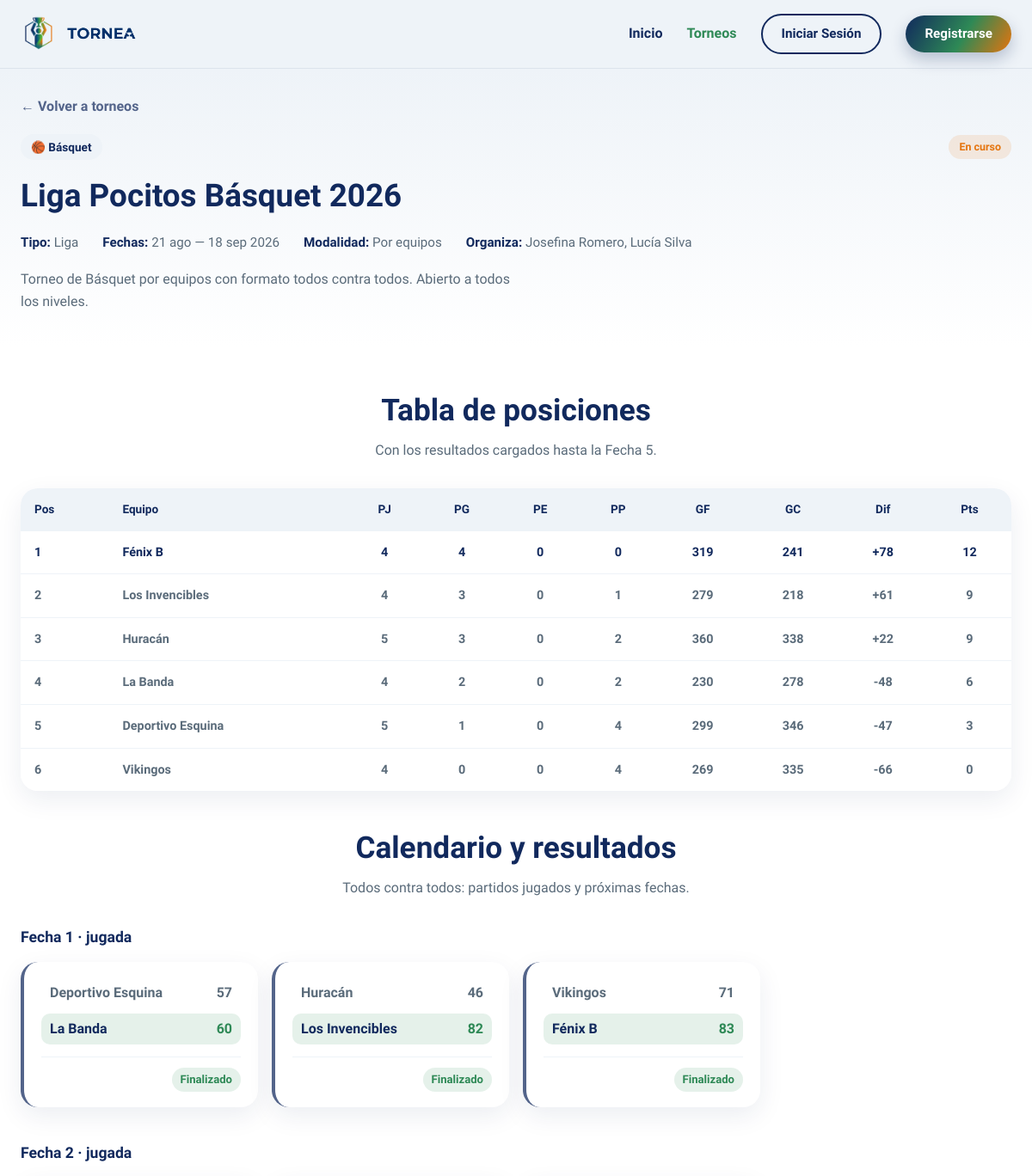
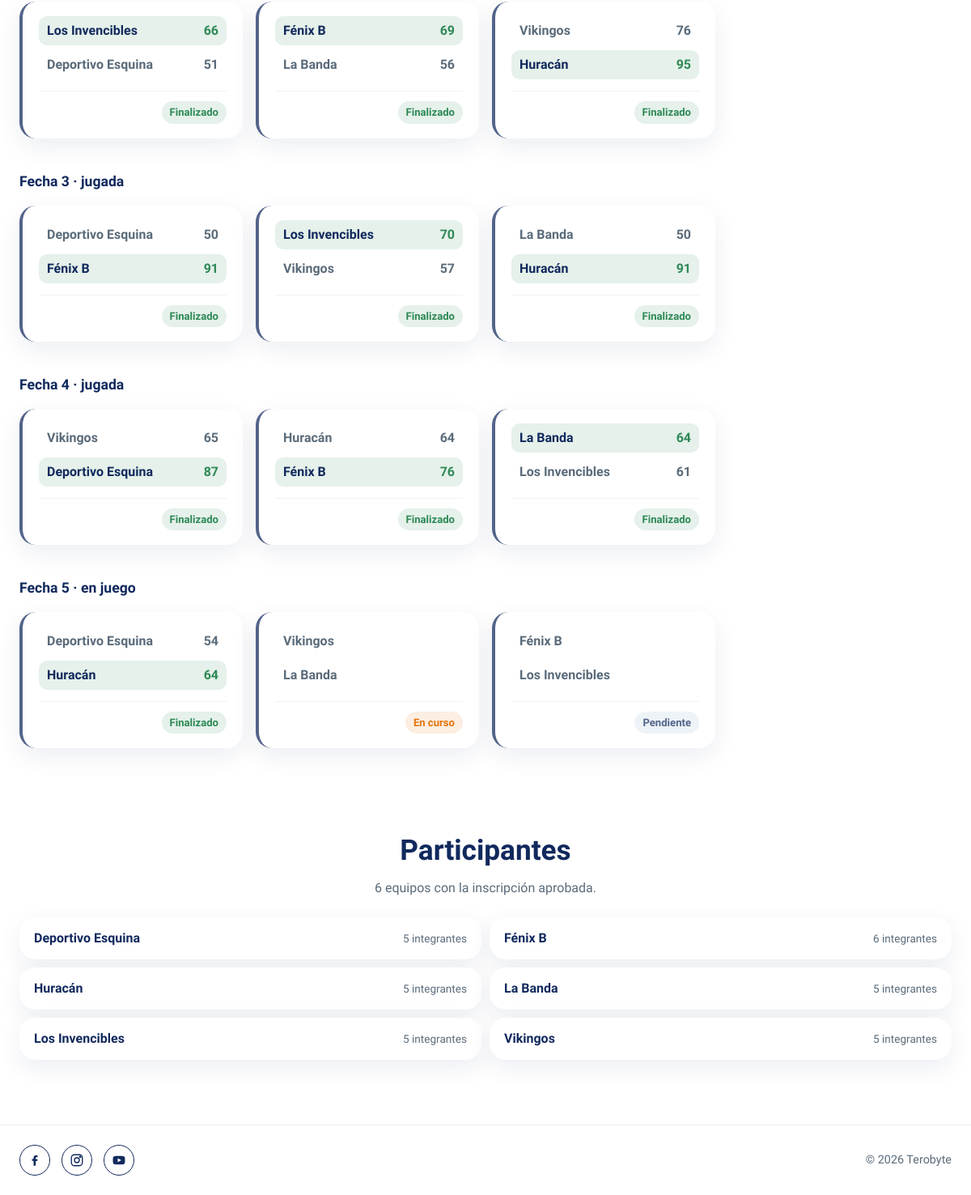
The page /app/views/torneo-detalle.php?id=52 on the database its author committed (2 pictures, top to bottom).
### tables this page shows
CREATE TABLE torneos (
  id INT AUTO_INCREMENT PRIMARY KEY,
  nombre VARCHAR(150) NOT NULL,
  descripcion TEXT,
  deporte VARCHAR(100),
  tipo ENUM('liga','eliminacion','suizo') NOT NULL,
  modalidad ENUM('individual','equipo') NOT NULL DEFAULT 'individual',
  fecha_inicio DATE,
  fecha_fin DATE,
  estado ENUM('borrador','publicado','en_curso','finalizado') DEFAULT 'borrador',
  created_at TIMESTAMP DEFAULT CURRENT_TIMESTAMP
);

CREATE TABLE tabla_posiciones (
  id INT AUTO_INCREMENT PRIMARY KEY,
  torneo_id INT NOT NULL,
  participante_id INT NOT NULL,
  pj INT DEFAULT 0,
  pg INT DEFAULT 0,
  pp INT DEFAULT 0,
  puntos INT DEFAULT 0,
   
  gf INT DEFAULT 0,
  gc INT DEFAULT 0,
  FOREIGN KEY (torneo_id) REFERENCES torneos(id) ON DELETE CASCADE,
  FOREIGN KEY (participante_id) REFERENCES participantes(id) ON DELETE CASCADE
);

CREATE TABLE rondas (
  id INT AUTO_INCREMENT PRIMARY KEY,
  torneo_id INT NOT NULL,
  numero INT NOT NULL,
  estado ENUM('pendiente','en_curso','finalizada') DEFAULT 'pendiente',
  FOREIGN KEY (torneo_id) REFERENCES torneos(id) ON DELETE CASCADE
);

CREATE TABLE resultados (
  id INT AUTO_INCREMENT PRIMARY KEY,
  enfrentamiento_id INT NOT NULL UNIQUE,
  score_local INT DEFAULT 0,
  score_visitante INT DEFAULT 0,
  registrado_por INT,
  created_at TIMESTAMP DEFAULT CURRENT_TIMESTAMP,
  FOREIGN KEY (enfrentamiento_id) REFERENCES enfrentamientos(id) ON DELETE CASCADE,
  FOREIGN KEY (registrado_por) REFERENCES usuarios(id) ON DELETE SET NULL
);

CREATE TABLE enfrentamientos (
  id INT AUTO_INCREMENT PRIMARY KEY,
  ronda_id INT NOT NULL,
  participante_local_id INT,
  participante_visitante_id INT,
  estado ENUM('pendiente','en_curso','finalizado') DEFAULT 'pendiente',
  FOREIGN KEY (ronda_id) REFERENCES rondas(id) ON DELETE CASCADE,
  FOREIGN KEY (participante_local_id) REFERENCES participantes(id) ON DELETE SET NULL,
  FOREIGN KEY (participante_visitante_id) REFERENCES participantes(id) ON DELETE SET NULL
);

CREATE TABLE participantes (
  id INT AUTO_INCREMENT PRIMARY KEY,
  torneo_id INT NOT NULL,
  usuario_id INT,
  equipo_id INT,
  tipo ENUM('individual','equipo') NOT NULL,
  estado ENUM('pendiente','aprobado','rechazado') DEFAULT 'pendiente',
  created_at TIMESTAMP DEFAULT CURRENT_TIMESTAMP,
  FOREIGN KEY (torneo_id) REFERENCES torneos(id) ON DELETE CASCADE,
  FOREIGN KEY (usuario_id) REFERENCES usuarios(id) ON DELETE SET NULL,
  FOREIGN KEY (equipo_id) REFERENCES equipos(id) ON DELETE SET NULL,
   
   
  UNIQUE KEY uq_participante_usuario (torneo_id, usuario_id),
  UNIQUE KEY uq_participante_equipo (torneo_id, equipo_id)
);

### app/views/torneo-detalle.php (the view, shortened to what the rows shown need)
<?php
require_once __DIR__ . '/../models/torneo.php';
require_once __DIR__ . '/../models/ronda.php';
$modelo = new Torneo();
$modelo->actualizarEstadosPorFecha();
$id = (int) ($_GET['id'] ?? 0);
$torneo = $modelo->buscarPorId($id);
$usuario_id = $_SESSION['usuario']['id'] ?? 0;
$puede_gestionar = $torneo && $modelo->puedeGestionar($id, $usuario_id);
$gestiona_como_admin = $puede_gestionar && !$modelo->esOrganizador($id, $usuario_id);
if ($torneo && $torneo['estado'] === 'borrador' && !$gestiona_como_admin) {
    $volver = ['url' => '/tornea/app/views/perfil.php', 'texto' => 'Volver a mis torneos'];
} else {
    $volver = ['url' => '/tornea/app/views/torneos.php', 'texto' => 'Volver a torneos'];
}
if (!$torneo) {
    http_response_code(404);
} else {
    $organizadores = $modelo->listarOrganizadores($id);
    $participantes = $modelo->listarParticipantes($id);
    $rondas = $modelo->listarRondas($id);
    $es_por_equipos = $torneo['modalidad'] === 'equipo';
    $modalidad = $es_por_equipos ? 'Por equipos' : 'Individual';
    $prefijo_ronda = $torneo['tipo'] === 'liga' ? 'Fecha' : 'Ronda';
    $mensajes = [
        'borrador' => 'El torneo todavía es un borrador: publicalo para abrir la inscripción.',
        'publicado' => 'Las rondas se generan cuando arranca el torneo.',
        'en_curso' => 'Todavía no se generaron las rondas.',
        'finalizado' => 'Este torneo no tiene rondas registradas.',
    ];
    $mensaje_sin_rondas = $mensajes[$torneo['estado']];
    $puede_cargar = $puede_gestionar && $torneo['estado'] === 'en_curso';
    if ($torneo['tipo'] === 'eliminacion') {
        $llave = [];
        $total_rondas = count($participantes) >= 2 ? (int) ceil(log(count($participantes), 2)) : count($rondas);
        for ($k = 1; $k <= max($total_rondas, count($rondas)); $k++) {
            if (isset($rondas[$k - 1])) {
                $enfrentamientos = $rondas[$k - 1]['enfrentamientos'];
                $estado_ronda = $rondas[$k - 1]['estado'];
            } else {
                $enfrentamientos = array_fill(0, (int) pow(2, $total_rondas - $k), null);
                $estado_ronda = 'pendiente';
            }
            $llave[] = ['cruces' => count($enfrentamientos), 'estado' => $estado_ronda, 'enfrentamientos' => $enfrentamientos];
        }
        $campeon = null;
        $ultima = end($llave);
        if ($ultima && $ultima['cruces'] === 1 && $ultima['enfrentamientos'][0]) {
            $final = $ultima['enfrentamientos'][0];
            if ($final['score_local'] !== null && $final['score_local'] != $final['score_visitante']) {
                $campeon = $final['score_local'] > $final['score_visitante'] ? $final['local'] : $final['visitante'];
            }
        }
    } else {
        $posiciones = $modelo->listarPosiciones($id);
        $campeon = null;
        $empatados = [];
        $ultima_jugada = null;
        foreach ($rondas as $r) {
            foreach ($r['enfrentamientos'] as $en) {
                if ($en['score_local'] !== null) {
                    $ultima_jugada = $r['numero'];
                }
            }
        }
    }
}
?>
<!DOCTYPE html>
<html lang="es">
<head>
  <link rel="stylesheet" href="/tornea/css/style.css?v=5" />
  <link rel="stylesheet" href="/tornea/css/torneos.css?v=3" />
  <link rel="stylesheet" href="/tornea/css/torneo-detalle.css?v=8" />
  <link rel="stylesheet" href="/tornea/css/auth.css?v=3" />
  <link rel="stylesheet" href="/tornea/css/equipos.css?v=2" />
</head>
<body>
  <?php $pagina_actual = 'torneos'; include __DIR__ . '/partials/header.php'; ?>
  <main>
    <section class="torneo-detalle-hero">
      <div class="container">
        <a href="<?= $volver['url'] ?>" class="volver-link">← <?= $volver['texto'] ?></a>
        <?php if (!$torneo): ?>
          <h1 class="torneo-detalle-nombre">Torneo no encontrado</h1>
          <p class="torneo-detalle-descripcion">El torneo que buscás no existe o todavía no fue publicado.</p>
        <?php else: ?>
          <div class="torneo-detalle-top">
            <span class="torneo-badge"><?= iconoDeporte($torneo['deporte']) ?> <?= e($torneo['deporte']) ?></span>
            <span class="torneo-estado <?= claseEstado($torneo['estado']) ?>"><?= etiquetaEstado($torneo['estado']) ?></span>
          </div>
          <h1 class="torneo-detalle-nombre"><?= e($torneo['nombre']) ?></h1>
          <ul class="torneo-detalle-datos">
            <li><strong>Tipo:</strong> <?= etiquetaTipo($torneo['tipo']) ?></li>
            <li><strong>Fechas:</strong> <?= formatearFechas($torneo['fecha_inicio'], $torneo['fecha_fin']) ?></li>
            <li><strong>Modalidad:</strong> <?= $modalidad ?></li>
            <li><strong>Organiza:</strong> <?= e(implode(', ', array_column($organizadores, 'nombre'))) ?></li>
          </ul>
          <?php if (trim((string) $torneo['descripcion']) !== ''): ?>
            <p class="torneo-detalle-descripcion"><?= nl2br(e($torneo['descripcion'])) ?></p>
          <?php endif; ?>
        <?php endif; ?>
      </div>
    </section>
    <?php if ($torneo): ?>
      <?php if ($torneo['tipo'] === 'eliminacion'): ?>
        <section class="bracket-section">
          <div class="container">
            <h2 class="section-title">Llaves del torneo</h2>
            <?php if ($campeon): ?>
              <p class="section-subtitle">🏆 Campeón: <strong><?= e($campeon) ?></strong></p>
            <?php elseif ($rondas): ?>
              <p class="section-subtitle">Resultado y estado de cada cruce, ronda por ronda.</p>
            <?php endif; ?>
            <?php if ($llave): ?>
              <div class="bracket">
                <?php foreach ($llave as $ronda): ?>
                  <div class="bracket-round">
                    <h3 class="bracket-round-title"><?= nombreRondaEliminacion($ronda['cruces']) ?></h3>
                    <div class="bracket-matches">
                      <?php $es_final = $ronda['cruces'] === 1; ?>
                      <?php $editable = $puede_cargar && $ronda['estado'] === 'en_curso'; ?>
                      <?php foreach ($ronda['enfrentamientos'] as $en): ?>
                        <?php include __DIR__ . '/partials/match-card.php'; ?>
                      <?php endforeach; ?>
                      <?php $es_final = false; $editable = false; ?>
                    </div>
                  </div>
                <?php endforeach; ?>
              </div>
            <?php else: ?>
              <p class="detalle-vacio"><?= $mensaje_sin_rondas ?></p>
            <?php endif; ?>
          </div>
        </section>
      <?php else: ?>
        <section class="posiciones-section">
          <div class="container">
            <h2 class="section-title"><?= $torneo['tipo'] === 'liga' ? 'Tabla de posiciones' : 'Clasificación' ?></h2>
            <?php if ($campeon): ?>
              <p class="section-subtitle">🏆 Campeón: <strong><?= e($campeon) ?></strong></p>
            <?php elseif ($empatados): ?>
              <p class="section-subtitle">🤝 Empate en el 1.º puesto: <strong><?= e(listaConY($empatados)) ?></strong></p>
            <?php elseif ($ultima_jugada): ?>
              <p class="section-subtitle">Con los resultados cargados hasta la <?= $prefijo_ronda ?> <?= $ultima_jugada ?>.</p>
            <?php endif; ?>
            <?php if ($posiciones): ?>
              <div class="tabla-posiciones-wrap">
                <table class="tabla-posiciones">
                  <thead>
                    <tr>
                      <th>Pos</th>
                      <th><?= $es_por_equipos ? 'Equipo' : 'Jugador' ?></th>
                      <th>PJ</th>
                      <th>PG</th>
                      <th>PE</th>
                      <th>PP</th>
                      <th title="Goles o tantos a favor">GF</th>
                      <th title="Goles o tantos en contra">GC</th>
                      <th title="Diferencia: a favor menos en contra">Dif</th>
                      <th>Pts</th>
                    </tr>
                  </thead>
                  <tbody>
                    <?php foreach ($posiciones as $i => $fila): ?>
                      <tr<?= $i === 0 && $fila['pj'] > 0 ? ' class="fila-lider"' : '' ?>>
                        <td><?= $i + 1 ?></td>
                        <td><?= e($fila['nombre']) ?></td>
                        <td><?= (int) $fila['pj'] ?></td>
                        <td><?= (int) $fila['pg'] ?></td>
                        <td><?= (int) $fila['pe'] ?></td>
                        <td><?= (int) $fila['pp'] ?></td>
                        <td><?= (int) $fila['gf'] ?></td>
                        <td><?= (int) $fila['gc'] ?></td>
                        <td><?= $fila['dif'] > 0 ? '+' . (int) $fila['dif'] : (int) $fila['dif'] ?></td>
                        <td><?= (int) $fila['puntos'] ?></td>
                      </tr>
                    <?php endforeach; ?>
                  </tbody>
                </table>
              </div>
            <?php else: ?>
              <p class="detalle-vacio"><?= $mensaje_sin_rondas ?></p>
            <?php endif; ?>
          </div>
        </section>
        <?php if ($rondas): ?>
          <section class="calendario-section">
            <div class="container">
              <h2 class="section-title"><?= $torneo['tipo'] === 'liga' ? 'Calendario y resultados' : 'Emparejamientos' ?></h2>
              <div class="calendario-fechas">
                <?php foreach ($rondas as $ronda): ?>
                  <div class="fecha-grupo" id="ronda-<?= (int) $ronda['numero'] ?>">
                    <h3 class="bracket-round-title"><?= etiquetaRonda($prefijo_ronda, $ronda['numero'], $ronda['estado']) ?></h3>
                    <div class="bracket-matches">
                      <?php $editable = $puede_cargar && $ronda['estado'] === 'en_curso'; ?>
                      <?php foreach ($ronda['enfrentamientos'] as $en): ?>
                        <?php include __DIR__ . '/partials/match-card.php'; ?>
                      <?php endforeach; ?>
                    </div>
                  </div>
                <?php endforeach; ?>
              </div>
            </div>
          </section>
        <?php endif; ?>
      <?php endif; ?>
      <section class="participantes-section">
        <div class="container">
          <h2 class="section-title">Participantes</h2>
          <?php if ($participantes): ?>
            <ul class="participantes-lista">
              <?php foreach ($participantes as $p): ?>
                <li class="participante-item">
                  <span class="participante-nombre"><?= e($p['nombre']) ?></span>
                  <?php if ($p['tipo'] === 'equipo'): ?>
                    <span class="participante-extra"><?= (int) $p['miembros'] ?> integrantes</span>
                  <?php endif; ?>
                </li>
              <?php endforeach; ?>
            </ul>
          <?php else: ?>
            <p class="detalle-vacio">Todavía no hay participantes aprobados.</p>
          <?php endif; ?>
        </div>
      </section>
    <?php endif; ?>
  </main>
</body>
</html>

### app/views/partials/match-card.php (shortened to what the rows shown need)
<?php
$es_libre = $en && $en['participante_visitante_id'] === null;
$tiene_resultado = $en && $en['score_local'] !== null;
$gana_local = ($tiene_resultado && $en['score_local'] > $en['score_visitante'])
    || ($es_libre && $torneo['tipo'] !== 'liga');
$gana_visitante = $tiene_resultado && $en['score_visitante'] > $en['score_local'];
$estado_en = $en ? $en['estado'] : 'pendiente';
$cargar_resultado = !empty($editable) && $en && !$es_libre;
?>
<article class="match-card<?= !empty($es_final) ? ' match-card-final' : '' ?><?= $es_libre ? ' match-card-libre' : '' ?>"<?= $en ? ' id="partido-' . (int) $en['id'] . '"' : '' ?>>
  <div class="match-teams">
    <?php foreach (['local' => $gana_local, 'visitante' => $gana_visitante] as $lado => $gana): ?>
      <?php $nombre = !$en ? 'Por definir' : ($lado === 'visitante' && $es_libre ? 'Libre' : $en[$lado]); ?>
      <div class="match-team<?= $gana ? ' match-team-ganador' : '' ?><?= $lado === 'visitante' && $es_libre ? ' match-team-libre' : '' ?>">
        <span class="match-team-nombre"><?= e($nombre) ?></span>
        <?php if ($cargar_resultado): ?>
          <input type="number" class="match-score-input" name="score_<?= $lado ?>" min="0" max="999" required
                 value="<?= $tiene_resultado ? (int) $en['score_' . $lado] : '' ?>"
                 aria-label="Resultado de <?= e($nombre) ?>" />
        <?php elseif ($tiene_resultado): ?>
          <span class="match-team-score"><?= (int) $en['score_' . $lado] ?></span>
        <?php endif; ?>
      </div>
    <?php endforeach; ?>
  </div>
  <div class="match-meta">
    <?php if ($cargar_resultado): ?>
      <button type="submit" class="btn btn-outline match-guardar"><?= $tiene_resultado ? 'Corregir' : 'Guardar' ?></button>
    <?php elseif (!$es_libre): ?>
      <span class="match-estado match-estado-<?= str_replace('_', '-', $estado_en) ?>"><?= etiquetaEstadoPartido($estado_en) ?></span>
    <?php endif; ?>
  </div>
</article>

### rows shown on the page
torneos: deporte "🏀", deporte "Básquet", estado "En curso", nombre "Liga Pocitos Básquet 2026", tipo "Liga", fecha_inicio+fecha_fin "21 ago — 18 sep 2026", modalidad "Por equipos", descripcion "Torneo de Básquet por equipos con formato todos contra todos. Abierto a todos los niveles.", tipo "Fecha", tipo "Fecha 1 · jugada", tipo "Fecha 2 · jugada", tipo "Fecha 3 · jugada", tipo "Fecha 4 · jugada", tipo "Fecha 5 · en juego"
tabla_posiciones: nombre "Fénix B", pj "4", pg "4", pe "0", pp "0", gf "319", gc "241", dif "78", puntos "12"
tabla_posiciones: nombre "Los Invencibles", pj "4", pg "3", pe "0", pp "1", gf "279", gc "218", dif "61", puntos "9"
tabla_posiciones: nombre "Huracán", pj "5", pg "3", pe "0", pp "2", gf "360", gc "338", dif "22", puntos "9"
tabla_posiciones: nombre "La Banda", pj "4", pg "2", pe "0", pp "2", gf "230", gc "278", dif "-48", puntos "6"
tabla_posiciones: nombre "Deportivo Esquina", pj "5", pg "1", pe "0", pp "4", gf "299", gc "346", dif "-47", puntos "3"
tabla_posiciones: nombre "Vikingos", pj "4", pg "0", pe "0", pp "4", gf "269", gc "335", dif "-66", puntos "0"
rondas: nombre "Deportivo Esquina", resultados.score_local "57", nombre "La Banda", resultados.score_visitante "60", enfrentamientos.estado "Finalizado", nombre "Huracán", resultados.score_local "46", nombre "Los Invencibles", resultados.score_visitante "82", nombre "Vikingos", resultados.score_local "71", nombre "Fénix B", resultados.score_visitante "83"
rondas: nombre "Los Invencibles", resultados.score_local "66", nombre "Deportivo Esquina", resultados.score_visitante "51", enfrentamientos.estado "Finalizado", nombre "Fénix B", resultados.score_local "69", nombre "La Banda", resultados.score_visitante "56", nombre "Vikingos", resultados.score_local "76", nombre "Huracán", resultados.score_visitante "95"
rondas: nombre "Deportivo Esquina", resultados.score_local "50", nombre "Fénix B", resultados.score_visitante "91", enfrentamientos.estado "Finalizado", nombre "Los Invencibles", resultados.score_local "70", nombre "Vikingos", resultados.score_visitante "57", nombre "La Banda", nombre "Huracán"
rondas: nombre "Vikingos", resultados.score_local "65", nombre "Deportivo Esquina", resultados.score_visitante "87", enfrentamientos.estado "Finalizado", nombre "Huracán", resultados.score_local "64", nombre "Fénix B", resultados.score_visitante "76", nombre "La Banda", nombre "Los Invencibles", resultados.score_visitante "61"
rondas: nombre "Deportivo Esquina", resultados.score_local "54", nombre "Huracán", resultados.score_visitante "64", enfrentamientos.estado "Finalizado"
enfrentamientos: nombre "Vikingos", nombre "La Banda", estado "En curso"
enfrentamientos: nombre "Fénix B", nombre "Los Invencibles", estado "Pendiente"
participantes: nombre "Deportivo Esquina", miembros "5"
participantes: nombre "Fénix B", miembros "6"
participantes: nombre "Huracán", miembros "5"
participantes: nombre "La Banda", miembros "5"
participantes: nombre "Los Invencibles", miembros "5"
participantes: nombre "Vikingos", miembros "5"

### other values the page prints
$volver['texto'] "Volver a torneos"
implode(', ', array_column($organizadores, 'nombre')) "Josefina Romero, Lucía Silva"
$ultima_jugada "5"
count($participantes) "6"
